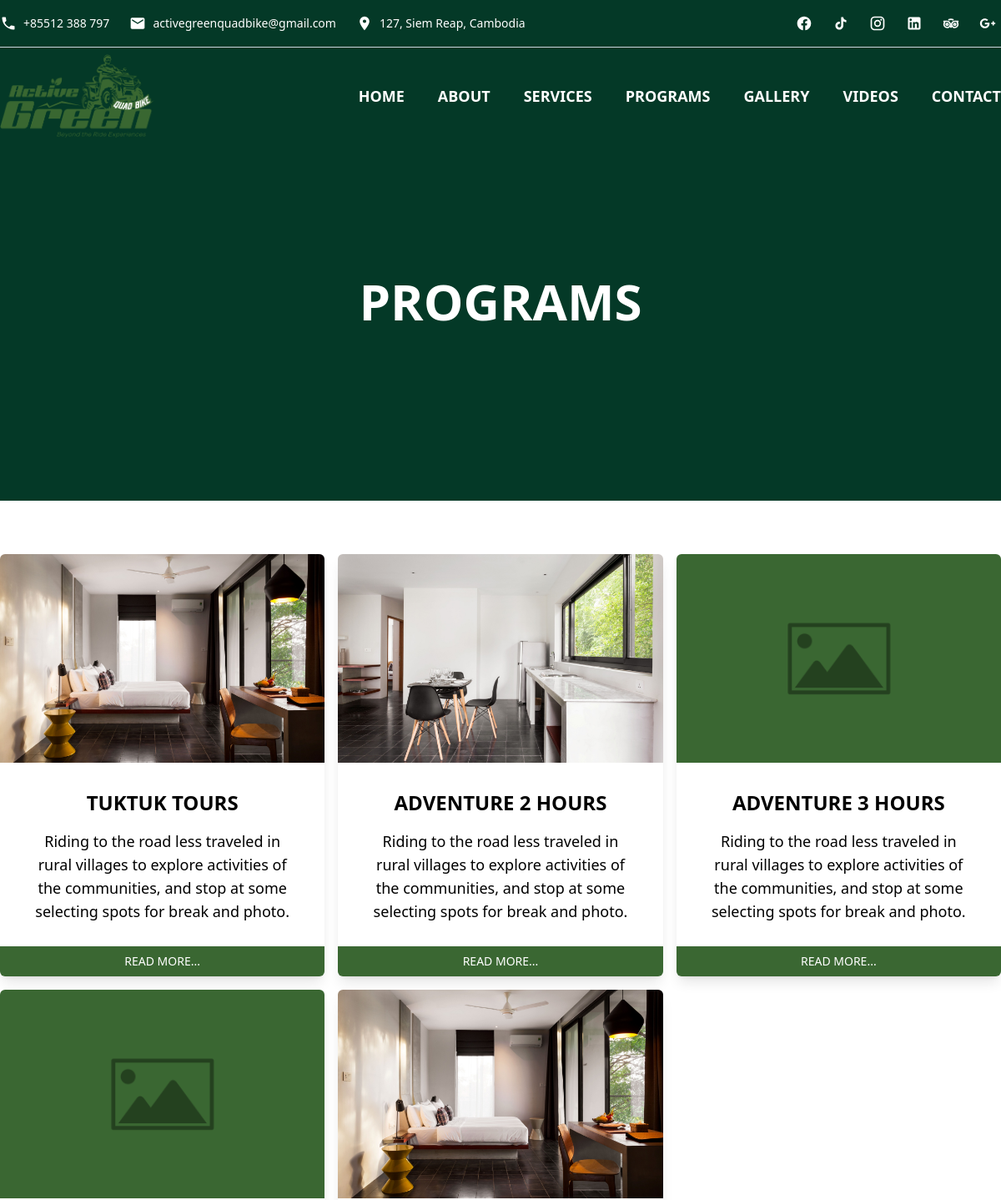
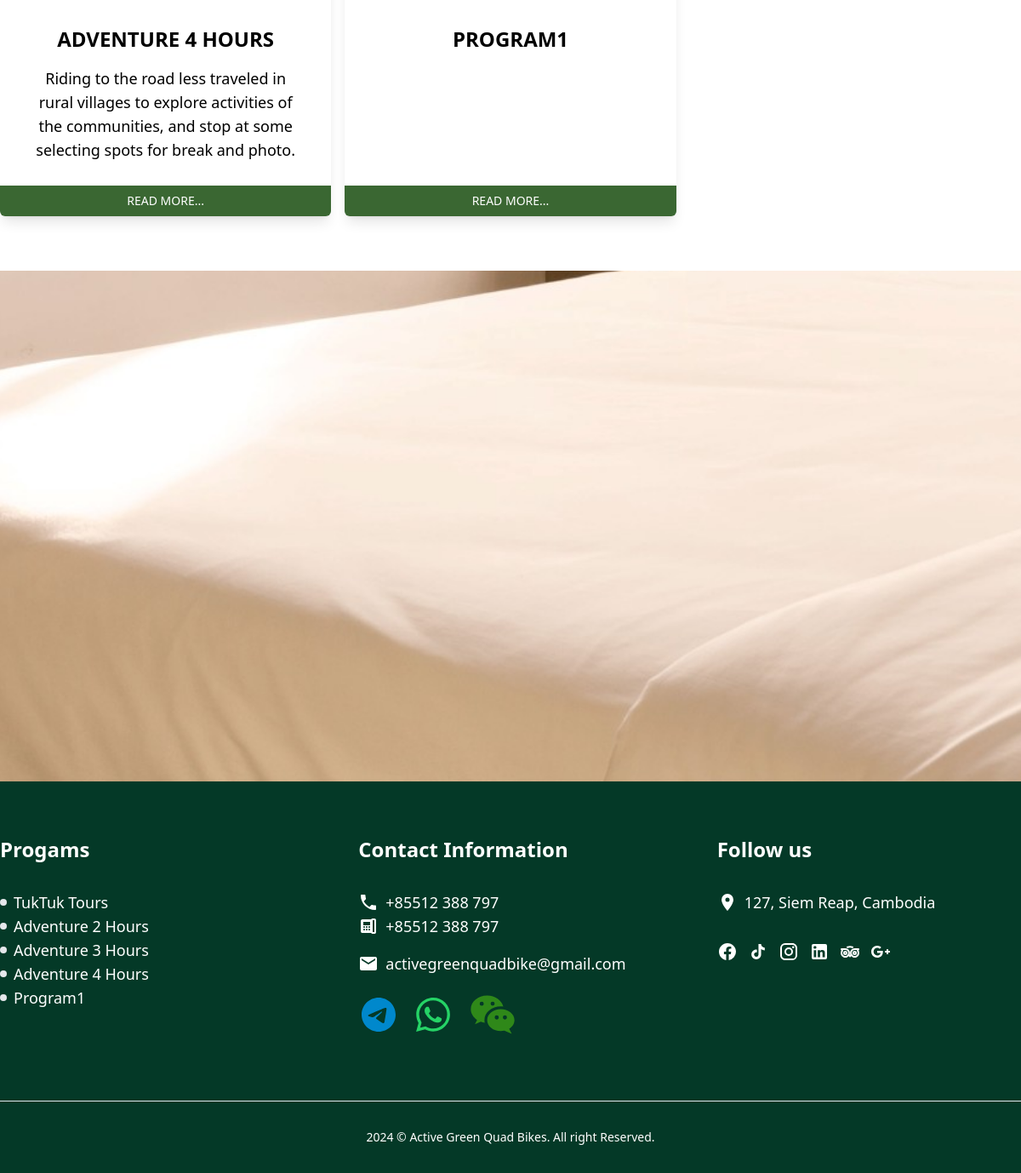
Screenshot of /programs.php with the database file from the repository (2 pictures, top to bottom).
### tables this page shows
CREATE TABLE `about` (
  `about_id` int(11) NOT NULL,
  `company_name` varchar(255) DEFAULT NULL,
  `start_year` varchar(255) DEFAULT NULL,
  `about_highlight` varchar(255) DEFAULT NULL,
  `short_description` text DEFAULT NULL,
  `about_description` text DEFAULT NULL,
  `phone_1` varchar(255) DEFAULT NULL,
  `phone_2` varchar(255) DEFAULT NULL,
  `email_address` varchar(255) DEFAULT NULL,
  `full_address` varchar(255) DEFAULT NULL,
  `telegram` varchar(255) DEFAULT NULL,
  `whatsapp` varchar(255) DEFAULT NULL,
  `wechat` varchar(255) DEFAULT NULL,
  `facebook` varchar(255) DEFAULT NULL,
  `instagram` varchar(255) DEFAULT NULL,
  `linkedin` varchar(255) DEFAULT NULL,
  `tiktok` varchar(255) DEFAULT NULL,
  `tripadvisor` varchar(255) DEFAULT NULL,
  `google` varchar(255) DEFAULT NULL,
  `about_image` varchar(255) DEFAULT NULL,
  `sticky_banner_home` varchar(255) DEFAULT NULL,
  `logo` varchar(255) DEFAULT NULL,
  `favicon` varchar(255) DEFAULT NULL,
  `sp_image` varchar(255) DEFAULT NULL,
  `sp_name` varchar(255) DEFAULT NULL,
  `sp_description` text DEFAULT NULL
);

CREATE TABLE `services_and_programs` (
  `sp_id` int(11) NOT NULL,
  `category_list` varchar(255) DEFAULT NULL,
  `sp_name` varchar(255) DEFAULT NULL,
  `sp_sub_name` varchar(255) DEFAULT NULL,
  `sp_price` varchar(255) DEFAULT NULL,
  `sp_departure_time` varchar(255) DEFAULT NULL,
  `sp_short_description` text DEFAULT NULL,
  `sp_description` text DEFAULT NULL,
  `sp_inclusion` text DEFAULT NULL,
  `sp_notes` text DEFAULT NULL,
  `sp_banner` varchar(255) DEFAULT NULL,
  `sp_gallery_image_path` varchar(255) DEFAULT NULL,
  `is_featured` varchar(3) DEFAULT NULL,
  `book_url` varchar(300) DEFAULT NULL
);

### programs.php (the view, shortened to what the rows shown need)
<?php
include 'templates/header.php';
$sticky_banner_home = $about_data['sticky_banner_home'];
?>
</head>
<body class="w-full text-lg">
    <div class="text-white h-[600px] relative bg-[#043927]">
        <?php
        include 'templates/top-bar.php';
        include 'templates/logo-menu.php';
        ?>
        <div class="w-full lg:w-[1141px] h-[600px] m-auto text-center">
            <div
                class="h-[600px] w-full lg:w-[600px] m-auto flex flex-col items-center justify-center pb-16 lg:pb-56 px-4 lg:px-0">
                <h1 class="text-4xl lg:text-6xl font-bold uppercase">Programs</h1>
            </div>
        </div>
    </div>
    <div class="w-full lg:w-[1200px] m-0 lg:m-auto">
        <div class="flex items-center py-16">
            <div class="w-full">
                <div class="flex flex-col lg:grid lg:grid-cols-3 gap-8 lg:gap-4 px-8 lg:px-0">
                    <?php
                    $sp = "SELECT * FROM services_and_programs WHERE category_list = 'Program'";
                    $sp_result = $db->query($sp);
                    if ($sp_result->num_rows >= 0) {
                        while ($sp_data = $sp_result->fetch_assoc()) {
                            $sp_id = $sp_data['sp_id'];
                            $sp_banner = $sp_data['sp_banner'];
                            if (is_null($sp_banner) || $sp_banner == '') {
                                $banner = 'no-image.png';
                            } else {
                                $banner = $sp_banner;
                            }
                            $sp_name = $sp_data['sp_name'];
                            $sp_short_description = $sp_data['sp_short_description'];
                            ?>
                            <div class="flex justify-center  rounded-md shadow-lg">
                                <div class="w-full h-full relative">
                                    <div class="w-full h-[250px] rounded-t-md"
                                        style="background: #3A6732 url(sources/images/<?php echo $banner ?>); background-repeat: no-repeat; background-position: center; background-size: cover;">
                                    </div>
                                    <div class="p-8 w-full">
                                        <h2 class="text-center text-2xl font-semibold mb-4 uppercase"><?php echo $sp_name; ?>
                                        </h2>
                                        <p class="mb-8 text-center">
                                            <?php echo $sp_short_description; ?>
                                        </p>
                                    </div>
                                    <button
                                        onclick="location.href='/services_and_programs_details.php?spid=<?php echo $sp_id; ?>'"
                                        class="absolute bottom-0 left-0 py-2 px-4 justify-center bg-[#3A6732] hover:bg-[#F56960] w-full rounded-b-md text-white text-sm uppercase">Read
                                        more...</button>
                                </div>
                            </div>
                            <?php
                        }
                    }
                    ?>
                </div>
            </div>
        </div>
    </div>
    <div class="h-[600px]"
        style="background: url(sources/images/<?php echo $sticky_banner_home; ?>) no-repeat fixed center; background-size: cover;">
    </div>
    <?php include 'templates/footer.php' ?>

### templates/top-bar.php (shortened to what the rows shown need)
<div class="border-b border-b-gray-300 py-3 text-sm hidden lg:block text-white">
    <div class="w-[1200px] m-auto flex items-center justify-between">
        <div class="flex items-center gap-6">
            <?php
            if (empty($phone_1)) {
                echo '';
            } else {
                ?>
                <a href="tel:<?php echo $phone_1; ?>" class="flex items-center gap-2">
                <span class="icon-[ic--baseline-phone]" style="width: 20px; height: 20px;"></span>
                    <span>
                        <?php echo $phone_1; ?>
                    </span></a>
                <?php
            }
            if (empty($email_address)) {
                echo '';
            } else {
                ?>
                <a href="mailto:<?php echo $email_address; ?>" class="flex items-center gap-2">
                    <span class="icon-[ic--baseline-email]" style="width: 20px; height: 20px;"></span>
                    <span>
                        <?php echo $email_address; ?>
                    </span></a>
                <?php
            }
            if (empty($full_address)) {
                echo '';
            } else {
                ?>
                <div class="flex items-center gap-2">
                    <span class="icon-[mdi--location]" style="width: 20px; height: 20px;"></span>
                    <span>
                        <?php echo $full_address; ?>
                    </span>
                </div>
                <?php
            }
            ?>
        </div>
    </div>
</div>

### templates/logo-menu.php (shortened to what the rows shown need)
<div id="stickyMenu">
    <div
        class="w-full lg:w-[1200px] m-auto flex items-center justify-between py-2 px-4 lg:px-0 bg-[#f2f2f2] lg:bg-transparent">
        <div class="flex justify-center">
            <img class="logo cursor-pointer h-[45px] lg:h-[100px]" src="/sources/images/<?php echo $logo; ?>"
                alt="Active Green Quad Bike" onclick="location.href='/'">
        </div>
    </div>
</div>

### templates/footer.php (shortened to what the rows shown need)
<div class="bg-[#043927] text-white py-16 px-4 lg:px-0">
    <div class="lg:grid lg:grid-cols-3 w-full lg:w-[1200px] lg:m-auto font-mon gap-x-16">
        <div>
            <?php
            $sp3 = "SELECT * FROM services_and_programs WHERE category_list = 'Program'";
            $sp_result = $db->query($sp3);
            if ($sp_result->num_rows >= 0) {
                while ($sp_data = $sp_result->fetch_assoc()) {
                    $sp_id = $sp_data['sp_id'];
                    $sp_name = $sp_data['sp_name'];
                    ?>
                    <div class="cursor-pointer flex items-center gap-2" onclick="location.href='/services_and_programs_details.php?spid=<?php echo $sp_id; ?>'">
                        <div class="h-2 w-2 rounded-full bg-gray-200"></div>
                        <div><?php echo $sp_name; ?></div>
                    </div>
                    <?php
                }
            }
            ?>
        </div>
        <div>
            <div>
                <?php
                if (empty($phone_1)) {
                    echo '';
                } else {
                    ?>
                    <a href="call:<?php echo $phone_1; ?>" class="flex items-center gap-2">
                        <span class="icon-[ic--baseline-phone]" style="width: 24px; height: 24px;"></span>
                        <span>
                            <?php echo $phone_1; ?>
                        </span>
                    </a>
                    <?php
                }
                if (empty($phone_2)) {
                    echo '';
                } else {
                    ?>
                    <a href="call:<?php echo $phone_2; ?>" class="flex items-center gap-2 pb-4">
                        <span class="icon-[material-symbols--deskphone]" style="width: 24px; height: 24px;"></span>
                        <span>
                            <?php echo $phone_2; ?>
                        </span>
                    </a>
                    <?php
                }
                if (empty($email_address)) {
                    echo '';
                } else {
                    ?>
                    <a href="mailto:<?php echo $email_address; ?>" class="flex items-center gap-2 pb-4">
                        <span class="icon-[ic--baseline-email]" style="width: 24px; height: 24px;"></span>
                        <span>
                            <?php echo $email_address; ?>
                        </span>
                    </a>
                    <?php
                }
                ?>
            </div>
        </div>
        <div>
            <div>
                <?php
                $full_address = $about_data['full_address'];
                if (empty($full_address)) {
                    echo '';
                } else {
                    ?>
                    <div class="flex gap-x-2 items-center">
                        <span class="icon-[mdi--location]" style="width: 24px; height: 24px;"></span>
                        <div class="p-0 m-0">
                            <?php echo $full_address; ?>
                        </div>
                    </div>
                    <?php
                }
                ?>
            </div>
        </div>
    </div>
</div>
<div class="bg-[#043927] text-center py-8 text-white font-rob text-sm border-t">
    <?php
    $year = date("Y");
    echo $year;
    ?>
    &copy;
    <?php echo $about_data['company_name']; ?>. All right Reserved.
</div>
</body>
</html>

### rows the page displays
about: phone_1 "+85512 388 797", email_address "activegreenquadbike@gmail.com", full_address "127, Siem Reap, Cambodia", logo (picture), sticky_banner_home (picture), phone_2 "+85512 388 797", company_name "Active Green Quad Bikes"
services_and_programs: sp_banner (picture), sp_name "TUKTUK TOURS", sp_short_description "Riding to the road less traveled in rural villages to explore activities of the communities, and stop at some selecting spots for break and photo.", sp_name "TukTuk Tours"
services_and_programs: sp_banner (picture), sp_name "ADVENTURE 2 HOURS", sp_short_description "Riding to the road less traveled in rural villages to explore activities of the communities, and stop at some selecting spots for break and photo.", sp_name "Adventure 2 Hours"
services_and_programs: sp_name "ADVENTURE 3 HOURS", sp_short_description "Riding to the road less traveled in rural villages to explore activities of the communities, and stop at some selecting spots for break and photo.", sp_name "Adventure 3 Hours"
services_and_programs: sp_name "ADVENTURE 4 HOURS", sp_short_description "Riding to the road less traveled in rural villages to explore activities of the communities, and stop at some selecting spots for break and photo.", sp_name "Adventure 4 Hours"
services_and_programs: sp_banner (picture), sp_name "PROGRAM1", sp_name "Program1"
